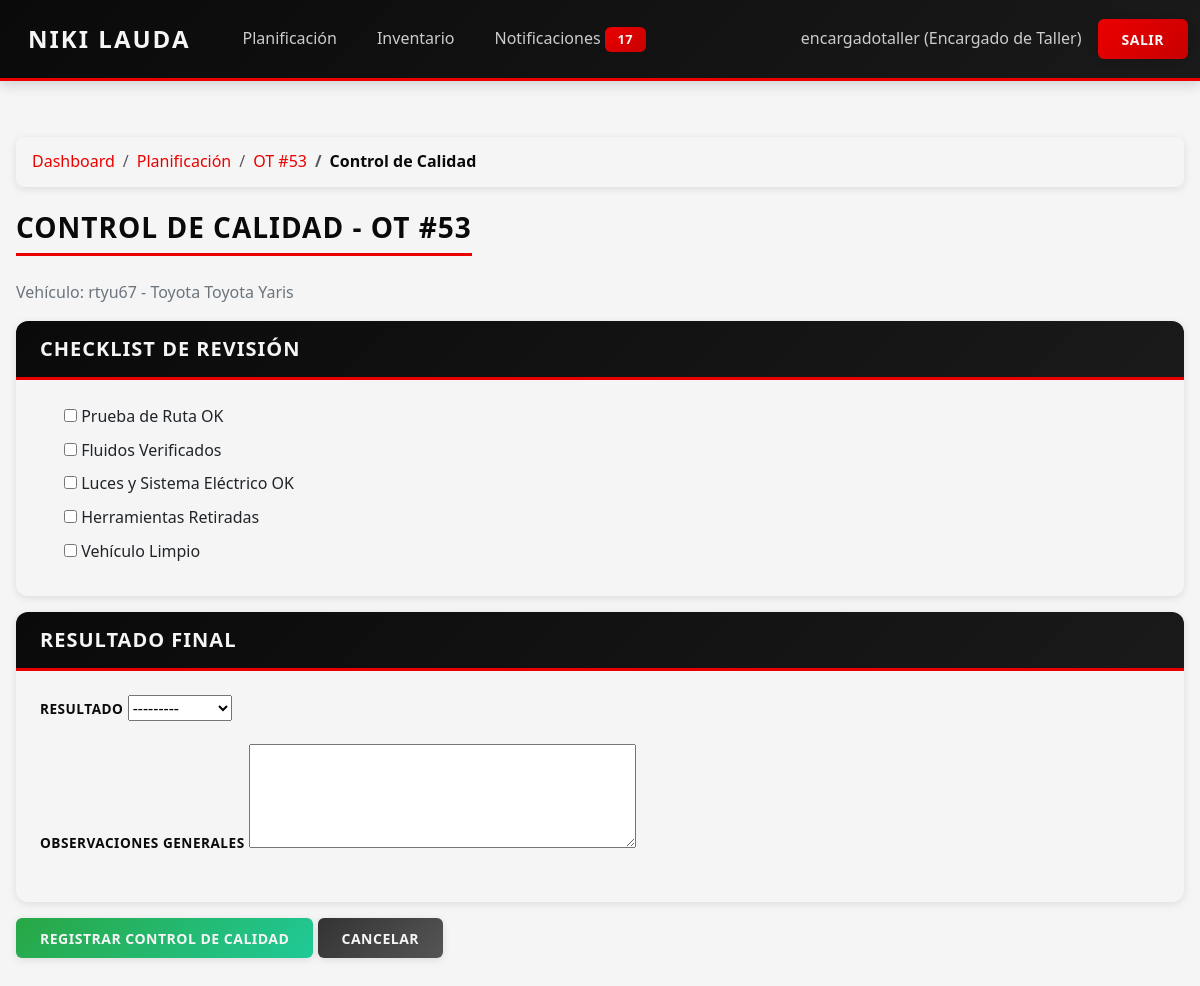
/calidad/ot/53/control/ (signed in), run on the app's committed database.
### core/models.py (models this page shows, shortened)
class PerfilUsuario(models.Model):
    usuario = models.OneToOneField(settings.AUTH_USER_MODEL, on_delete=models.CASCADE)
    rol = models.CharField(max_length=30, choices=RolUsuario.choices)

class OrdenTrabajo(models.Model):
    PRIORIDAD_CHOICES = [
        ("BAJA", "Baja"),
        ("MEDIA", "Media"),
        ("ALTA", "Alta"),
    ]
    cliente = models.ForeignKey(Cliente, on_delete=models.PROTECT)
    vehiculo = models.ForeignKey(Vehiculo, on_delete=models.PROTECT)
    mecanico = models.ForeignKey(Mecanico, on_delete=models.SET_NULL, null=True, blank=True)
    zona_trabajo = models.ForeignKey(ZonaTrabajo, on_delete=models.SET_NULL, null=True, blank=True)
    fecha_ingreso = models.DateField()
    fecha_estimada_entrega = models.DateField(blank=True, null=True)
    fecha_entrega_real = models.DateField(blank=True, null=True)
    motivo_ingreso = models.CharField(max_length=200)
    descripcion_problema = models.TextField()
    observaciones_iniciales = models.TextField(blank=True, null=True)
    estado = models.ForeignKey(EstadoOT, on_delete=models.PROTECT)
    prioridad = models.CharField(max_length=10, choices=PRIORIDAD_CHOICES, default="MEDIA")
    en_lista_espera = models.BooleanField(
        default=False,
        help_text="True si la OT está en lista de espera (RF11)."
    )
    creado_en = models.DateTimeField(auto_now_add=True)
    actualizado_en = models.DateTimeField(auto_now=True)

class Vehiculo(models.Model):
    cliente = models.ForeignKey(Cliente, on_delete=models.CASCADE, related_name="vehiculos")
    patente = models.CharField(max_length=10, unique=True)
    marca = models.ForeignKey(MarcaVehiculo, on_delete=models.PROTECT)
    modelo = models.ForeignKey(ModeloVehiculo, on_delete=models.PROTECT)
    anio = models.PositiveIntegerField()
    kilometraje = models.PositiveIntegerField()
    fecha_ultimo_servicio = models.DateField(blank=True, null=True)
    golpes_observados = models.TextField(blank=True, null=True)

class MarcaVehiculo(models.Model):
    nombre = models.CharField(max_length=100, unique=True)
    def __str__(self):
        return self.nombre

class ModeloVehiculo(models.Model):
    marca = models.ForeignKey(MarcaVehiculo, on_delete=models.CASCADE, related_name="modelos")
    nombre = models.CharField(max_length=100)
    class Meta:
        unique_together = ("marca", "nombre")
    def __str__(self):
        return f"{self.marca} {self.nombre}"

### core/views.py (the view)
# urls.py: path("calidad/ot/<int:ot_id>/control/", views.control_calidad, name="control_calidad"),
@login_required
@requiere_rol("ENCARGADO_TALLER")
def control_calidad(request, ot_id):
    ot = get_object_or_404(OrdenTrabajo, pk=ot_id)
    if hasattr(ot, "control_calidad"):
        return render(request, "core/calidad/control_calidad.html", {
            "ot": ot,
            "control": ot.control_calidad,
            "modo": "ver"
        })
    if request.method == "POST":
        form = ControlCalidadForm(request.POST)
        if form.is_valid():
            control = form.save(commit=False)
            control.orden = ot
            control.responsable = request.user.username
            control.save()
            if control.resultado == "APROBADO":
                estado_finalizado = EstadoOT.objects.get_or_create(nombre="FINALIZADO")[0]
                ot.estado = estado_finalizado
            else:
                estado_pendiente = EstadoOT.objects.get_or_create(nombre="PENDIENTE")[0]
                ot.estado = estado_pendiente
            ot.save()
            notification_service = NotificationService()
            notification_service.notificar_control_calidad(
                orden=ot,
                resultado=control.resultado,
                emisor=request.user.perfilusuario
            )
            messages.success(request, "Control de calidad registrado.")
            return redirect("detalle_ot", ot_id=ot.id)
    else:
        form = ControlCalidadForm()
    return render(request, "core/calidad/control_calidad.html", {
        "ot": ot,
        "form": form,
        "modo": "crear"
    })

### core/forms.py
class ControlCalidadForm(forms.ModelForm):
    class Meta:
        model = ControlCalidad
        fields = (
            "resultado", "observaciones_generales",
            "prueba_ruta_ok", "fluidos_verificados",
            "luces_sistema_electrico_ok", "herramientas_retiradas",
            "vehiculo_limpio"
        )
        widgets = {
            "observaciones_generales": forms.Textarea(attrs={"rows": 4}),
        }

### core/context_processors.py (called while the page is built)
def notificaciones(request):
    context = {
        'notif_no_leidas': 0,
    }
    if request.user.is_authenticated:
        try:
            perfil = request.user.perfilusuario
            context['notif_no_leidas'] = perfil.notificaciones_recibidas.filter(leida=False).count()
        except (PerfilUsuario.DoesNotExist, AttributeError):
            pass
    return context

### core/templates/core/calidad/control_calidad.html (shortened to what this page needs)
{% extends "core/base.html" %}
{% block content %}
<nav aria-label="breadcrumb" class="mb-3">
    <ol class="breadcrumb">
        <li class="breadcrumb-item"><a href="{% url 'dashboard' %}">Dashboard</a></li>
        <li class="breadcrumb-item"><a href="{% url 'planificacion' %}">Planificación</a></li>
        <li class="breadcrumb-item"><a href="{% url 'detalle_ot' ot.id %}">OT #{{ ot.id }}</a></li>
        <li class="breadcrumb-item active">Control de Calidad</li>
    </ol>
</nav>
<h3>Control de Calidad - OT #{{ ot.id }}</h3>
<p class="text-muted">Vehículo: {{ ot.vehiculo.patente }} - {{ ot.vehiculo.marca }} {{ ot.vehiculo.modelo }}</p>
{% if modo == "ver" %}
<div class="alert alert-info">
    <strong>ℹ️ Información:</strong> Esta OT ya cuenta con Control de Calidad registrado.
</div>
<div class="card mb-3">
    <div class="card-header">
        <h5 class="mb-0">Resultado del Control</h5>
    </div>
    <div class="card-body">
        <p><strong>Resultado:</strong>
            <span class="badge {% if control.resultado == 'APROBADO' %}bg-success{% else %}bg-danger{% endif %}">
                {{ control.get_resultado_display }}
            </span>
        </p>
        <p><strong>Responsable:</strong> {{ control.responsable }}</p>
        <p><strong>Fecha:</strong> {{ control.fecha|date:"d/m/Y H:i" }}</p>
    </div>
</div>
<div class="card mb-3">
    <div class="card-header">
        <h5 class="mb-0">Checklist de Revisión</h5>
    </div>
    <div class="card-body">
        <ul class="list-group">
            <li class="list-group-item d-flex justify-content-between align-items-center">
                Prueba de Ruta
                <span class="badge {% if control.prueba_ruta_ok %}bg-success{% else %}bg-danger{% endif %}">
                    {{ control.prueba_ruta_ok|yesno:"✓,✗" }}
                </span>
            </li>
            <li class="list-group-item d-flex justify-content-between align-items-center">
                Fluidos Verificados
                <span class="badge {% if control.fluidos_verificados %}bg-success{% else %}bg-danger{% endif %}">
                    {{ control.fluidos_verificados|yesno:"✓,✗" }}
                </span>
            </li>
            <li class="list-group-item d-flex justify-content-between align-items-center">
                Luces y Sistema Eléctrico
                <span class="badge {% if control.luces_sistema_electrico_ok %}bg-success{% else %}bg-danger{% endif %}">
                    {{ control.luces_sistema_electrico_ok|yesno:"✓,✗" }}
                </span>
            </li>
            <li class="list-group-item d-flex justify-content-between align-items-center">
                Herramientas Retiradas
                <span class="badge {% if control.herramientas_retiradas %}bg-success{% else %}bg-danger{% endif %}">
                    {{ control.herramientas_retiradas|yesno:"✓,✗" }}
                </span>
            </li>
            <li class="list-group-item d-flex justify-content-between align-items-center">
                Vehículo Limpio
                <span class="badge {% if control.vehiculo_limpio %}bg-success{% else %}bg-danger{% endif %}">
                    {{ control.vehiculo_limpio|yesno:"✓,✗" }}
                </span>
            </li>
        </ul>
    </div>
</div>
{% if control.observaciones_generales %}
<div class="card mb-3">
    <div class="card-header">
        <h5 class="mb-0">Observaciones</h5>
    </div>
    <div class="card-body">
        <p>{{ control.observaciones_generales }}</p>
    </div>
</div>
{% endif %}
<a href="{% url 'detalle_ot' ot.id %}" class="btn btn-primary">Volver a Detalle OT</a>
{% else %}
<form method="POST">
    <div class="card mb-3">
        <div class="card-header">
            <h5 class="mb-0">Checklist de Revisión</h5>
        </div>
        <div class="card-body">
            <div class="form-check mb-2">
                {{ form.prueba_ruta_ok }}
                <label for="{{ form.prueba_ruta_ok.id_for_label }}" class="form-check-label">
                    Prueba de Ruta OK
                </label>
            </div>
            <div class="form-check mb-2">
                {{ form.fluidos_verificados }}
                <label for="{{ form.fluidos_verificados.id_for_label }}" class="form-check-label">
                    Fluidos Verificados
                </label>
            </div>
            <div class="form-check mb-2">
                {{ form.luces_sistema_electrico_ok }}
                <label for="{{ form.luces_sistema_electrico_ok.id_for_label }}" class="form-check-label">
                    Luces y Sistema Eléctrico OK
                </label>
            </div>
            <div class="form-check mb-2">
                {{ form.herramientas_retiradas }}
                <label for="{{ form.herramientas_retiradas.id_for_label }}" class="form-check-label">
                    Herramientas Retiradas
                </label>
            </div>
            <div class="form-check mb-2">
                {{ form.vehiculo_limpio }}
                <label for="{{ form.vehiculo_limpio.id_for_label }}" class="form-check-label">
                    Vehículo Limpio
                </label>
            </div>
        </div>
    </div>
    <div class="card mb-3">
        <div class="card-header">
            <h5 class="mb-0">Resultado Final</h5>
        </div>
        <div class="card-body">
            <div class="mb-3">
                <label for="{{ form.resultado.id_for_label }}" class="form-label">{{ form.resultado.label }}</label>
                {{ form.resultado }}
            </div>
            <div class="mb-3">
                <label for="{{ form.observaciones_generales.id_for_label }}" class="form-label">{{ form.observaciones_generales.label }}</label>
                {{ form.observaciones_generales }}
            </div>
        </div>
    </div>
    <button type="submit" class="btn btn-success">Registrar Control de Calidad</button>
    <a href="{% url 'detalle_ot' ot.id %}" class="btn btn-secondary">Cancelar</a>
</form>
{% endif %}
{% endblock %}

### core/templates/core/navbar.html (shortened to what this page needs)
<nav class="navbar navbar-expand-lg navbar-dark bg-dark">
    <div class="container-fluid">
        <a class="navbar-brand" href="{% url 'dashboard' %}">Niki Lauda</a>
        <ul class="navbar-nav me-auto">
            {% if user.is_authenticated and user.perfilusuario %}
                {% if user.perfilusuario.rol == "ENCARGADO_TALLER" %}
                    <li class="nav-item">
                        <a class="nav-link" href="{% url 'planificacion' %}">Planificación</a>
                    </li>
                    <li class="nav-item">
                        <a class="nav-link" href="{% url 'inventario' %}">Inventario</a>
                    </li>
                {% endif %}
                <li class="nav-item">
                    <a class="nav-link" href="{% url 'notificaciones' %}">
                        Notificaciones
                        {% if notif_no_leidas > 0 %}
                            <span class="badge bg-danger">{{ notif_no_leidas }}</span>
                        {% endif %}
                    </a>
                </li>
            {% endif %}
        </ul>
        {% if user.is_authenticated %}
            <span class="navbar-text text-white me-3">
                {{ user.username }}{% if user.perfilusuario %} ({{ user.perfilusuario.get_rol_display }}){% endif %}
            </span>
            <a class="btn btn-danger" href="{% url 'logout' %}">Salir</a>
        {% else %}
            <a class="btn btn-primary" href="{% url 'login' %}">Iniciar Sesión</a>
            <a class="btn btn-outline-light ms-2" href="{% url 'registro' %}">Registrarse</a>
        {% endif %}
    </div>
</nav>

### core/static/core/style.css (style rules this page uses)
:root { --color-negro: #0A0A0A; --color-rojo: #EB0000; --color-blanco: #F5F5F5; --color-gris: #CCCCCC; --color-gris-oscuro: #333333; --color-gris-claro: #E5E5E5; --sombra-suave: 0 2px 8px rgba(0, 0, 0, 0.1); --sombra-media: 0 4px 12px rgba(0, 0, 0, 0.15); --sombra-fuerte: 0 6px 20px rgba(235, 0, 0, 0.2); --transicion: none; }
* { margin: 0; padding: 0; box-sizing: border-box; }
body { font-family: 'Segoe UI', Tahoma, Geneva, Verdana, sans-serif; background-color: var(--color-blanco); color: var(--color-negro); line-height: 1.6; min-height: 100vh; }
.navbar { background: linear-gradient(135deg, var(--color-negro) 0%, #1a1a1a 100%) !important; border-bottom: 3px solid var(--color-rojo); box-shadow: var(--sombra-media); padding: 0.75rem 0; }
.navbar-brand { font-weight: 700; font-size: 1.5rem; color: var(--color-blanco) !important; text-transform: uppercase; letter-spacing: 2px; padding: 0.5rem 1rem; }
.nav-link { color: var(--color-gris) !important; font-weight: 500; padding: 0.5rem 1rem !important; border-radius: 4px; margin: 0 0.25rem; }
.navbar-text { color: var(--color-gris) !important; font-weight: 500; }
.badge { background-color: var(--color-rojo) !important; color: var(--color-blanco) !important; padding: 0.25rem 0.5rem; border-radius: 12px; font-size: 0.75rem; font-weight: 600; }
.btn { border-radius: 6px; font-weight: 600; padding: 0.6rem 1.5rem; border: none; text-transform: uppercase; letter-spacing: 0.5px; font-size: 0.875rem; }
.btn-success { background: linear-gradient(135deg, #28a745 0%, #20c997 100%); color: var(--color-blanco); box-shadow: var(--sombra-suave); }
.btn-danger { background: linear-gradient(135deg, var(--color-rojo) 0%, #c80000 100%); color: var(--color-blanco); box-shadow: var(--sombra-suave); }
.btn-secondary { background: linear-gradient(135deg, var(--color-gris-oscuro) 0%, #555555 100%); color: var(--color-blanco); box-shadow: var(--sombra-suave); }
.card { border: none; border-radius: 12px; box-shadow: var(--sombra-suave); background: var(--color-blanco); overflow: hidden; }
.card-header { background: linear-gradient(135deg, var(--color-negro) 0%, #1a1a1a 100%); color: var(--color-blanco) !important; border-bottom: 3px solid var(--color-rojo); padding: 1rem 1.5rem; font-weight: 600; text-transform: uppercase; letter-spacing: 1px; }
.card-header:not(.bg-warning):not(.bg-info):not(.bg-danger):not(.bg-primary):not(.bg-success) { color: var(--color-blanco) !important; }
.card-header h3, .card-header h5, .card-header h1, .card-header h2, .card-header h4, .card-header h6, .card-header .h3, .card-header .h5, .card-header .h1, .card-header .h2, .card-header .h4, .card-header .h6, .card-header * { color: var(--color-blanco) !important; }
.card-body { padding: 1.5rem; }
.form-label { font-weight: 600; color: var(--color-negro); margin-bottom: 0.5rem; text-transform: uppercase; font-size: 0.85rem; letter-spacing: 0.5px; }
.breadcrumb { background: var(--color-blanco); border-radius: 8px; padding: 0.75rem 1rem; box-shadow: var(--sombra-suave); margin-bottom: 1.5rem; }
.breadcrumb-item a { color: var(--color-rojo); text-decoration: none; font-weight: 500; }
.breadcrumb-item.active { color: var(--color-negro); font-weight: 600; }
h3 { color: var(--color-negro); font-weight: 700; margin-bottom: 1.5rem; text-transform: uppercase; letter-spacing: 1px; border-bottom: 3px solid var(--color-rojo); padding-bottom: 0.5rem; display: inline-block; }
h5 { color: var(--color-negro); font-weight: 600; margin-bottom: 1rem; }
.badge { padding: 0.4rem 0.8rem; border-radius: 6px; font-weight: 600; font-size: 0.8rem; text-transform: uppercase; letter-spacing: 0.5px; }
.bg-danger { background: linear-gradient(135deg, var(--color-rojo) 0%, #c80000 100%) !important; }
.text-muted { color: #6c757d !important; }
.mb-3 { margin-bottom: 1rem !important; }
.me-3 { margin-right: 1rem !important; }
a { color: var(--color-rojo); text-decoration: none; }

### data on the page
OrdenTrabajo: id "53", vehiculo.patente "rtyu67", vehiculo.marca "Toyota", vehiculo.modelo "Toyota Yaris"

### other printed values
{{ notif_no_leidas }} "17"
{{ user.username }} "encargadotaller"
{{ user.perfilusuario.get_rol_display }} "Encargado de Taller"
